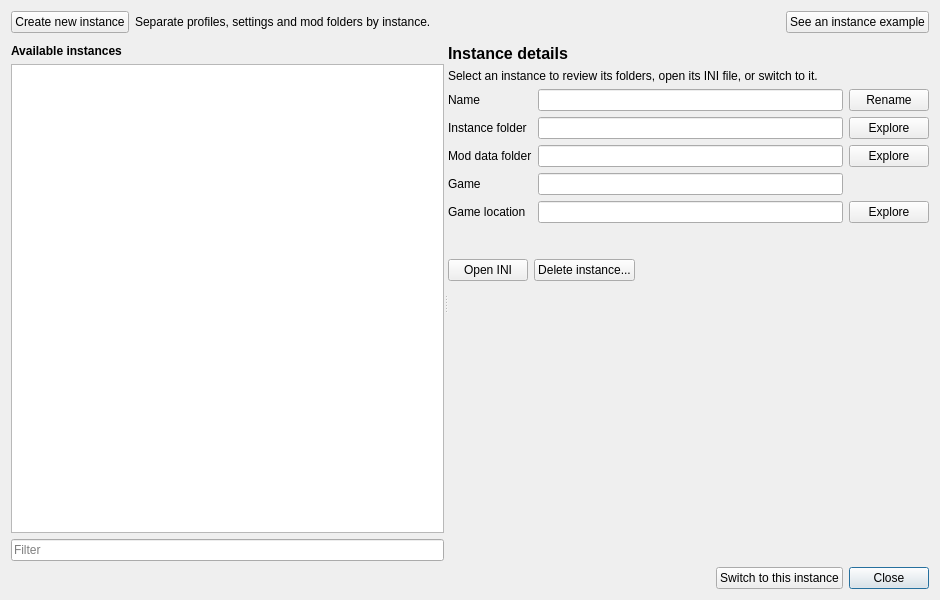
<?xml version="1.0" encoding="UTF-8"?>
<ui version="4.0">
 <class>InstanceManagerDialog</class>
 <widget class="QDialog" name="InstanceManagerDialog">
  <property name="geometry">
   <rect>
    <x>0</x>
    <y>0</y>
     <width>940</width>
     <height>600</height>
   </rect>
  </property>
  <property name="windowTitle">
   <string>Instance manager</string>
  </property>
  <layout class="QVBoxLayout" name="verticalLayout_6">
   <item>
    <widget class="QWidget" name="widget_8" native="true">
     <layout class="QHBoxLayout" name="horizontalLayout_2">
      <property name="leftMargin">
       <number>0</number>
      </property>
      <property name="topMargin">
       <number>0</number>
      </property>
      <property name="rightMargin">
       <number>0</number>
      </property>
      <property name="bottomMargin">
       <number>5</number>
      </property>
      <item>
       <widget class="QPushButton" name="createNew">
        <property name="text">
         <string>Create new instance</string>
        </property>
        <property name="icon">
         <iconset resource="resources.qrc">
          <normaloff>:/MO/gui/mainwindow/action-add-light.svg</normaloff>:/MO/gui/mainwindow/action-add-light.svg</iconset>
        </property>
       </widget>
      </item>
      <item>
       <widget class="QLabel" name="managerSummary">
        <property name="text">
         <string>Separate profiles, settings and mod folders by instance.</string>
        </property>
       </widget>
      </item>
      <item>
       <spacer name="horizontalSpacer">
        <property name="orientation">
         <enum>Qt::Horizontal</enum>
        </property>
        <property name="sizeHint" stdset="0">
         <size>
          <width>40</width>
          <height>20</height>
         </size>
        </property>
       </spacer>
      </item>
      <item>
       <widget class="QPushButton" name="instanceHelpButton">
        <property name="text">
         <string>See an instance example</string>
        </property>
       </widget>
      </item>
     </layout>
    </widget>
   </item>
   <item>
    <layout class="QVBoxLayout" name="verticalLayout_5" stretch="1">
     <item>
      <widget class="QWidget" name="widget_4" native="true">
       <layout class="QVBoxLayout" name="verticalLayout_4">
        <property name="leftMargin">
         <number>0</number>
        </property>
        <property name="topMargin">
         <number>0</number>
        </property>
        <property name="rightMargin">
         <number>0</number>
        </property>
        <property name="bottomMargin">
         <number>0</number>
        </property>
        <item>
         <widget class="QSplitter" name="splitter">
          <property name="orientation">
           <enum>Qt::Horizontal</enum>
          </property>
          <widget class="QWidget" name="widget_2" native="true">
           <layout class="QVBoxLayout" name="verticalLayout">
            <property name="leftMargin">
             <number>0</number>
            </property>
            <property name="topMargin">
             <number>0</number>
            </property>
            <property name="rightMargin">
             <number>0</number>
            </property>
           <property name="bottomMargin">
            <number>0</number>
           </property>
            <item>
             <widget class="QLabel" name="instancesHeading">
              <property name="font">
               <font>
                <bold>true</bold>
               </font>
              </property>
              <property name="text">
               <string>Available instances</string>
              </property>
             </widget>
            </item>
            <item>
             <widget class="QListView" name="list">
              <property name="editTriggers">
               <set>QAbstractItemView::NoEditTriggers</set>
              </property>
              <property name="verticalScrollMode">
               <enum>QAbstractItemView::ScrollPerPixel</enum>
              </property>
              <property name="horizontalScrollMode">
               <enum>QAbstractItemView::ScrollPerPixel</enum>
              </property>
              <property name="resizeMode">
               <enum>QListView::Adjust</enum>
              </property>
              <property name="uniformItemSizes">
               <bool>true</bool>
              </property>
             </widget>
            </item>
            <item>
             <widget class="QWidget" name="widget_5" native="true">
              <layout class="QHBoxLayout" name="horizontalLayout_4">
               <property name="leftMargin">
                <number>0</number>
               </property>
               <property name="topMargin">
                <number>0</number>
               </property>
               <property name="rightMargin">
                <number>0</number>
               </property>
               <property name="bottomMargin">
                <number>0</number>
               </property>
               <item>
                <widget class="QLineEdit" name="filter">
                 <property name="placeholderText">
                  <string>Filter</string>
                 </property>
                </widget>
               </item>
              </layout>
             </widget>
            </item>
           </layout>
          </widget>
          <widget class="QWidget" name="widget_3" native="true">
            <layout class="QVBoxLayout" name="verticalLayout_2" stretch="0,0,0,0,0,0,1">
            <property name="leftMargin">
             <number>0</number>
            </property>
            <property name="topMargin">
             <number>0</number>
            </property>
            <property name="rightMargin">
             <number>0</number>
            </property>
            <property name="bottomMargin">
             <number>0</number>
             </property>
             <item>
              <widget class="QLabel" name="detailsHeading">
               <property name="font">
                <font>
                 <pointsize>12</pointsize>
                 <bold>true</bold>
                </font>
               </property>
               <property name="text">
                <string>Instance details</string>
               </property>
              </widget>
             </item>
             <item>
              <widget class="QLabel" name="selectionHint">
               <property name="text">
                <string>Select an instance to review its folders, open its INI file, or switch to it.</string>
               </property>
               <property name="wordWrap">
                <bool>true</bool>
               </property>
               <property name="alignment">
                <set>Qt::AlignLeading|Qt::AlignLeft|Qt::AlignTop</set>
               </property>
              </widget>
             </item>
             <item>
              <widget class="QWidget" name="widget_7">
              <layout class="QGridLayout" name="gridLayout" columnstretch="0,1,0">
               <property name="leftMargin">
                <number>0</number>
               </property>
               <property name="topMargin">
                <number>0</number>
               </property>
               <property name="rightMargin">
                <number>0</number>
               </property>
               <property name="bottomMargin">
                <number>0</number>
               </property>
               <item row="0" column="1">
                <widget class="QLineEdit" name="name">
                 <property name="readOnly">
                  <bool>true</bool>
                 </property>
                </widget>
               </item>
               <item row="0" column="0">
                <widget class="QLabel" name="label_2">
                 <property name="text">
                  <string>Name</string>
                 </property>
                </widget>
               </item>
               <item row="4" column="2">
                <widget class="QPushButton" name="exploreLocation">
                 <property name="text">
                  <string>Explore</string>
                 </property>
                </widget>
               </item>
               <item row="6" column="0">
                <widget class="QLabel" name="label_8">
                 <property name="text">
                  <string>Game</string>
                 </property>
                </widget>
               </item>
               <item row="6" column="1">
                <widget class="QLineEdit" name="gameName">
                 <property name="readOnly">
                  <bool>true</bool>
                 </property>
                </widget>
               </item>
               <item row="4" column="1">
                <widget class="QLineEdit" name="location">
                 <property name="readOnly">
                  <bool>true</bool>
                 </property>
                </widget>
               </item>
               <item row="4" column="0">
                <widget class="QLabel" name="instanceFolderLabel">
                 <property name="text">
                  <string>Instance folder</string>
                 </property>
                 <property name="toolTip">
                  <string>Folder that contains this MO2 instance's configuration.</string>
                 </property>
                </widget>
               </item>
               <item row="0" column="2">
                <widget class="QPushButton" name="rename">
                 <property name="text">
                  <string>Rename</string>
                 </property>
                </widget>
               </item>
               <item row="7" column="0">
                <widget class="QLabel" name="label">
                 <property name="text">
                  <string>Game location</string>
                 </property>
                </widget>
               </item>
               <item row="5" column="0">
                <widget class="QLabel" name="modDataFolderLabel">
                 <property name="text">
                  <string>Mod data folder</string>
                 </property>
                 <property name="toolTip">
                  <string>Base path resolved from this instance's settings for its profiles, mods, downloads, and overwrite data.</string>
                 </property>
                </widget>
               </item>
               <item row="5" column="1">
                <widget class="QLineEdit" name="baseDirectory">
                 <property name="readOnly">
                  <bool>true</bool>
                 </property>
                </widget>
               </item>
               <item row="5" column="2">
                <widget class="QPushButton" name="exploreBaseDirectory">
                 <property name="text">
                  <string>Explore</string>
                 </property>
                </widget>
               </item>
               <item row="7" column="1">
                <widget class="QLineEdit" name="gameDir">
                 <property name="readOnly">
                  <bool>true</bool>
                 </property>
                </widget>
               </item>
               <item row="7" column="2">
                <widget class="QPushButton" name="exploreGame">
                 <property name="text">
                  <string>Explore</string>
                 </property>
                </widget>
               </item>
              </layout>
             </widget>
             </item>
             <item>
              <widget class="QLabel" name="instanceStatus">
               <property name="text">
                <string/>
               </property>
              </widget>
             </item>
             <item>
              <spacer name="verticalSpacer_2">
              <property name="orientation">
               <enum>Qt::Vertical</enum>
              </property>
              <property name="sizeHint" stdset="0">
               <size>
                <width>20</width>
                <height>10</height>
               </size>
              </property>
             </spacer>
            </item>
            <item>
             <widget class="QWidget" name="widget_9" native="true">
              <layout class="QHBoxLayout" name="horizontalLayout">
               <property name="leftMargin">
                <number>0</number>
               </property>
               <property name="topMargin">
                <number>0</number>
               </property>
               <property name="rightMargin">
                <number>0</number>
               </property>
               <property name="bottomMargin">
                <number>0</number>
               </property>
               <item>
                <widget class="QPushButton" name="openINI">
                 <property name="text">
                  <string>Open INI</string>
                 </property>
                </widget>
               </item>
               <item>
                <widget class="QPushButton" name="deleteInstance">
                 <property name="text">
                  <string>Delete instance...</string>
                 </property>
                 <property name="icon">
                  <iconset resource="resources.qrc">
                   <normaloff>:/MO/gui/contextmenu/remove.svg</normaloff>:/MO/gui/contextmenu/remove.svg</iconset>
                 </property>
                </widget>
               </item>
               <item>
                <spacer name="horizontalSpacer_3">
                 <property name="orientation">
                  <enum>Qt::Horizontal</enum>
                 </property>
                 <property name="sizeHint" stdset="0">
                  <size>
                   <width>40</width>
                   <height>20</height>
                  </size>
                 </property>
                </spacer>
               </item>
              </layout>
             </widget>
            </item>
            <item>
             <spacer name="verticalSpacer">
              <property name="orientation">
               <enum>Qt::Vertical</enum>
              </property>
              <property name="sizeHint" stdset="0">
               <size>
                <width>20</width>
                <height>40</height>
               </size>
              </property>
             </spacer>
            </item>
           </layout>
          </widget>
         </widget>
        </item>
       </layout>
      </widget>
     </item>
    </layout>
   </item>
   <item>
    <widget class="QWidget" name="widget" native="true">
     <layout class="QHBoxLayout" name="horizontalLayout_3">
      <property name="leftMargin">
       <number>0</number>
      </property>
      <property name="topMargin">
       <number>0</number>
      </property>
      <property name="rightMargin">
       <number>0</number>
      </property>
      <property name="bottomMargin">
       <number>0</number>
      </property>
      <item>
       <spacer name="horizontalSpacer_4">
        <property name="orientation">
         <enum>Qt::Horizontal</enum>
        </property>
        <property name="sizeHint" stdset="0">
         <size>
          <width>40</width>
          <height>20</height>
         </size>
        </property>
       </spacer>
      </item>
      <item>
       <widget class="QPushButton" name="switchToInstance">
        <property name="text">
         <string>Switch to this instance</string>
        </property>
        <property name="icon">
         <iconset resource="resources.qrc">
          <normaloff>:/MO/gui/mainwindow/action-switch.svg</normaloff>:/MO/gui/mainwindow/action-switch.svg</iconset>
        </property>
       </widget>
      </item>
      <item>
       <widget class="QPushButton" name="close">
        <property name="text">
         <string>Close</string>
        </property>
        <property name="default">
         <bool>true</bool>
        </property>
       </widget>
      </item>
     </layout>
    </widget>
   </item>
  </layout>
 </widget>
 <resources>
  <include location="resources.qrc"/>
 </resources>
 <connections/>
</ui>
